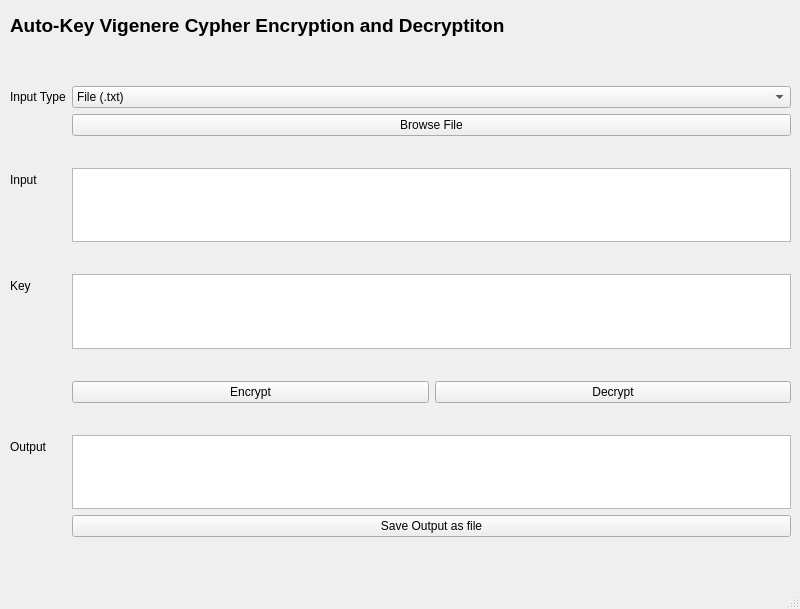
<?xml version="1.0" encoding="UTF-8"?>
<ui version="4.0">
 <class>MainWindow</class>
 <widget class="QMainWindow" name="MainWindow">
  <property name="geometry">
   <rect>
    <x>0</x>
    <y>0</y>
    <width>800</width>
    <height>609</height>
   </rect>
  </property>
  <property name="windowTitle">
   <string>MainWindow</string>
  </property>
  <widget class="QWidget" name="centralwidget">
   <widget class="QWidget" name="formLayoutWidget">
    <property name="geometry">
     <rect>
      <x>10</x>
      <y>60</y>
      <width>781</width>
      <height>477</height>
     </rect>
    </property>
    <layout class="QFormLayout" name="formLayout">
     <item row="0" column="1">
      <spacer name="horizontalSpacer">
       <property name="orientation">
        <enum>Qt::Horizontal</enum>
       </property>
       <property name="sizeHint" stdset="0">
        <size>
         <width>40</width>
         <height>20</height>
        </size>
       </property>
      </spacer>
     </item>
     <item row="1" column="1">
      <widget class="QComboBox" name="input_type_combobox">
       <item>
        <property name="text">
         <string>File (.txt)</string>
        </property>
       </item>
       <item>
        <property name="text">
         <string>Plaintext</string>
        </property>
       </item>
      </widget>
     </item>
     <item row="2" column="1">
      <widget class="QPushButton" name="browse_button">
       <property name="text">
        <string>Browse File</string>
       </property>
      </widget>
     </item>
     <item row="3" column="1">
      <spacer name="horizontalSpacer_4">
       <property name="orientation">
        <enum>Qt::Horizontal</enum>
       </property>
       <property name="sizeHint" stdset="0">
        <size>
         <width>40</width>
         <height>20</height>
        </size>
       </property>
      </spacer>
     </item>
     <item row="4" column="0">
      <widget class="QLabel" name="label">
       <property name="text">
        <string>Input</string>
       </property>
      </widget>
     </item>
     <item row="4" column="1">
      <widget class="QPlainTextEdit" name="input_box"/>
     </item>
     <item row="5" column="1">
      <spacer name="horizontalSpacer_5">
       <property name="orientation">
        <enum>Qt::Horizontal</enum>
       </property>
       <property name="sizeHint" stdset="0">
        <size>
         <width>40</width>
         <height>20</height>
        </size>
       </property>
      </spacer>
     </item>
     <item row="6" column="0">
      <widget class="QLabel" name="label_4">
       <property name="text">
        <string>Key</string>
       </property>
      </widget>
     </item>
     <item row="6" column="1">
      <widget class="QPlainTextEdit" name="key_box"/>
     </item>
     <item row="7" column="1">
      <spacer name="horizontalSpacer_3">
       <property name="orientation">
        <enum>Qt::Horizontal</enum>
       </property>
       <property name="sizeHint" stdset="0">
        <size>
         <width>40</width>
         <height>20</height>
        </size>
       </property>
      </spacer>
     </item>
     <item row="8" column="1">
      <layout class="QHBoxLayout" name="horizontalLayout">
       <item>
        <widget class="QPushButton" name="encrypt_button">
         <property name="text">
          <string>Encrypt</string>
         </property>
        </widget>
       </item>
       <item>
        <widget class="QPushButton" name="decrypt_button">
         <property name="text">
          <string>Decrypt</string>
         </property>
        </widget>
       </item>
      </layout>
     </item>
     <item row="10" column="1">
      <spacer name="horizontalSpacer_2">
       <property name="orientation">
        <enum>Qt::Horizontal</enum>
       </property>
       <property name="sizeHint" stdset="0">
        <size>
         <width>40</width>
         <height>20</height>
        </size>
       </property>
      </spacer>
     </item>
     <item row="1" column="0">
      <widget class="QLabel" name="label_3">
       <property name="text">
        <string>Input Type</string>
       </property>
      </widget>
     </item>
     <item row="11" column="1">
      <widget class="QPlainTextEdit" name="output_box"/>
     </item>
     <item row="11" column="0">
      <widget class="QLabel" name="label_2">
       <property name="text">
        <string>Output</string>
       </property>
      </widget>
     </item>
     <item row="12" column="1">
      <widget class="QPushButton" name="save_button">
       <property name="text">
        <string>Save Output as file</string>
       </property>
      </widget>
     </item>
    </layout>
   </widget>
   <widget class="QLabel" name="vigenere_title">
    <property name="geometry">
     <rect>
      <x>10</x>
      <y>10</y>
      <width>781</width>
      <height>31</height>
     </rect>
    </property>
    <property name="font">
     <font>
      <pointsize>14</pointsize>
      <weight>75</weight>
      <bold>true</bold>
     </font>
    </property>
    <property name="text">
     <string>Auto-Key Vigenere Cypher Encryption and Decryptiton</string>
    </property>
   </widget>
  </widget>
  <widget class="QMenuBar" name="menubar">
   <property name="geometry">
    <rect>
     <x>0</x>
     <y>0</y>
     <width>800</width>
     <height>22</height>
    </rect>
   </property>
  </widget>
  <widget class="QStatusBar" name="statusbar"/>
 </widget>
 <resources/>
 <connections>
  <connection>
   <sender>browse_button</sender>
   <signal>clicked()</signal>
   <receiver>input_box</receiver>
   <slot>paste()</slot>
   <hints>
    <hint type="sourcelabel">
     <x>109</x>
     <y>145</y>
    </hint>
    <hint type="destinationlabel">
     <x>110</x>
     <y>216</y>
    </hint>
   </hints>
  </connection>
  <connection>
   <sender>input_type_combobox</sender>
   <signal>currentIndexChanged(int)</signal>
   <receiver>browse_button</receiver>
   <slot>toggle()</slot>
   <hints>
    <hint type="sourcelabel">
     <x>239</x>
     <y>118</y>
    </hint>
    <hint type="destinationlabel">
     <x>240</x>
     <y>141</y>
    </hint>
   </hints>
  </connection>
  <connection>
   <sender>encrypt_button</sender>
   <signal>clicked()</signal>
   <receiver>output_box</receiver>
   <slot>paste()</slot>
   <hints>
    <hint type="sourcelabel">
     <x>177</x>
     <y>416</y>
    </hint>
    <hint type="destinationlabel">
     <x>174</x>
     <y>464</y>
    </hint>
   </hints>
  </connection>
  <connection>
   <sender>decrypt_button</sender>
   <signal>clicked()</signal>
   <receiver>output_box</receiver>
   <slot>paste()</slot>
   <hints>
    <hint type="sourcelabel">
     <x>653</x>
     <y>412</y>
    </hint>
    <hint type="destinationlabel">
     <x>660</x>
     <y>462</y>
    </hint>
   </hints>
  </connection>
 </connections>
</ui>
